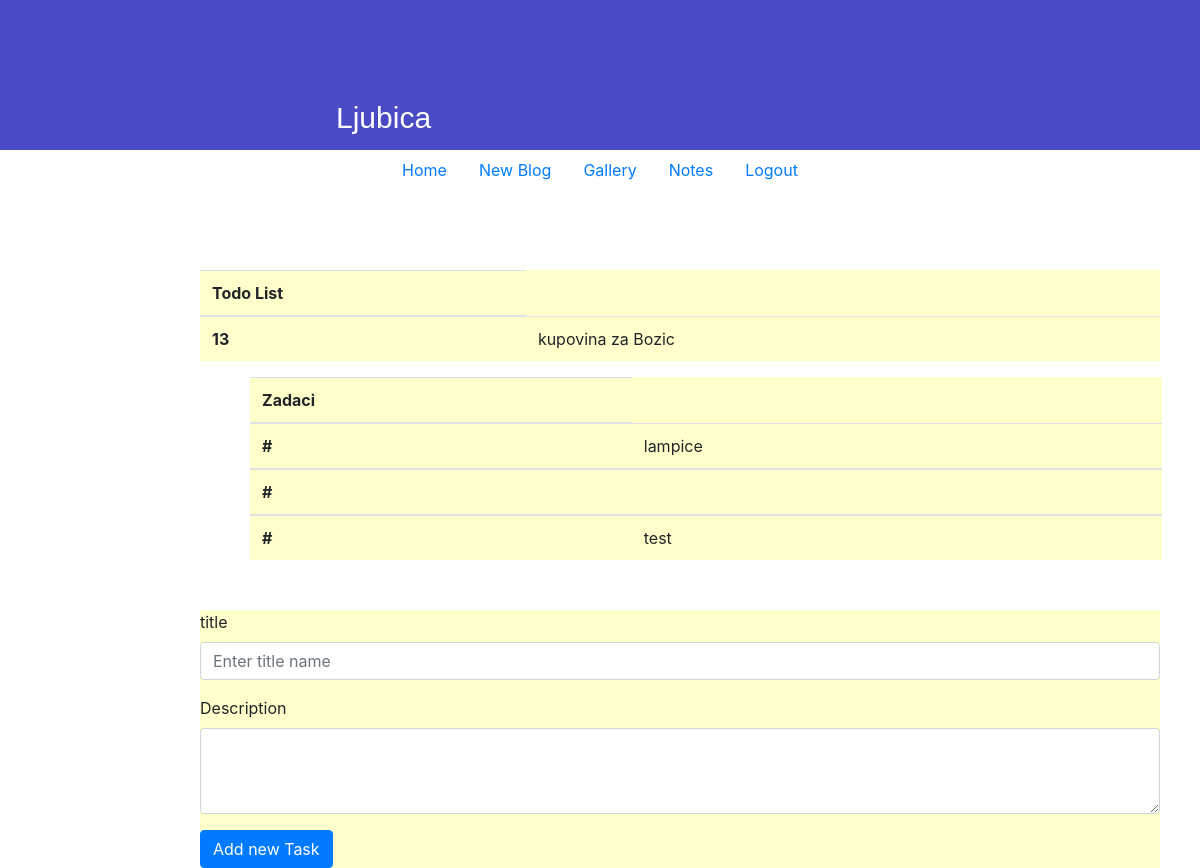
The app's page /PHPBlog/todoList/new_task.php?id_todo=13 (signed in) with its own data.
### tables this page shows
CREATE TABLE IF NOT EXISTS `todolist` (
  `id_todo` int(11) NOT NULL AUTO_INCREMENT,
  `titlename` varchar(150) NOT NULL,
  `description` varchar(150) NOT NULL,
  `created` timestamp NOT NULL DEFAULT CURRENT_TIMESTAMP,
  `id_user` int(11) DEFAULT NULL,
  PRIMARY KEY (`id_todo`),
  KEY `fk_id_user_todo_idx` (`id_user`)
);

CREATE TABLE IF NOT EXISTS `task` (
  `id_task` int(11) NOT NULL AUTO_INCREMENT,
  `title` varchar(400) NOT NULL,
  `description` mediumtext NOT NULL,
  `created` timestamp NOT NULL DEFAULT CURRENT_TIMESTAMP,
  `id_todo` int(11) NOT NULL,
  `id_user` int(11) DEFAULT NULL,
  PRIMARY KEY (`id_task`),
  KEY `fk_id_todo_idx` (`id_todo`),
  KEY `fk_id_user_idx` (`id_user`)
);

### PHPBlog/todoList/todo.php (called while the page is built, shortened)
<?php
class ToDo{
    private $conn;
    public function __construct($db){
        $this->conn = $db;
    }
        public function OneTodo(){
            $query = "SELECT id_todo, titlename,description, created, id_user
            FROM todoList
            WHERE id_todo = ?
            ";
        $stmt = $this->conn->prepare( $query );
        $stmt->bindParam(1, $_GET['id_todo']);
        $stmt->execute();
        $row = $stmt->fetch(PDO::FETCH_ASSOC);
        $this->id_todo=$row['id_todo'];
        $this->name=$row['titlename'];
            }
}

### PHPBlog/todoList/task.php (called while the page is built, shortened)
<?php
class Task{
    private $conn;
    private $table_name='task';
    public function __construct($db){
        $this->conn = $db;
    }
    public function ListTaskIdtodo(){
        $query = "SELECT   task.id_task,task.title, task.description,task.created,task.id_user, todolist.titlename
        FROM task
        INNER JOIN todolist ON task.id_todo = todolist.id_todo
        WHERE task.id_todo= ?
        ";
    $stmt = $this->conn->prepare( $query );
    $stmt->bindParam(1, $_GET['id_todo']);
    $stmt->execute();
    return $stmt;
    }
    public function CountAllTask(){
        $query = "SELECT id_task FROM " . $this->table_name . "";
        $stmt = $this->conn->prepare( $query );
        $stmt->execute();
        $num = $stmt->rowCount();
        return $num;
        }
}

### PHPBlog/todoList/new_task.php (the view, shortened to what this page needs)
<link rel="stylesheet" href="../registration/registration.css" >
<link rel="stylesheet" href="../index/index.css" >
<?php
if(isset($_SESSION["user"])){
include_once 'todo.php';
include_once 'task.php';
$database = new Database();
$db = $database->getConnection();
$todo = new Todo($db);
$task = new Task($db);
$num=$task->CountAllTask();
$stmt=$task->ListTaskIdtodo();
$todo->oneTodo();
include_once '../index/headerbasic.php';
?>
<div class="page-user">
    <h1><?php echo $_SESSION['user']['name']; ?></h1>
</div>
<?php
 include_once '../user/navbar.php';
?>
<div class="todolist" style="width: 60rem; margin-top:80px; position: relative;left: 200px;  background-color: #FFFFCC;">
<table class="table">
  <thead>
    <tr>
      <th scope="col">Todo List</th>
    </tr>
  </thead>
<?php
echo" <tbody>";
echo" <tr>";
echo" <th scope='row'>$todo->id_todo</th>";
echo" <td>$todo->name</td>";
echo" <td>$todo->description</td>";
echo" </tr>";
echo" </tbody>";
?>
</table>
</div>
<div class="todolist" style="width: 57rem;position: relative;left: 250px;  background-color: #FFFFCC;">
<table class="table">
  <thead>
    <tr>
      <th scope="col">Zadaci</th>
    </tr>
  </thead>
<?php
if ($num>0){
    while ($row = $stmt->fetch(PDO::FETCH_ASSOC)){
        extract($row);
        echo" <tbody>";
                echo" <tr>";
                echo" <th scope='row'>#</th>";
                echo" <td>$title</td>";
                echo" <td>$description</td>";
                echo" </tr>";
            echo" </tbody>";
    }
}
?>
</table>
</div>
<div class="tasknew" style="width: 60rem; margin-top:50px; position: relative;left: 200px;  background-color: #FFFFCC;">
<?php
include_once 'formTask.php';
}
?>
</div>

### PHPBlog/registration/registration.css (style rules this page uses)
body, html { height: 100%; }
.page-user h1 { color:white; padding-left: 28%; padding-top: 100px; font-size: 30px; font-family: Arial, Helvetica, sans-serif; }
.page-user { height:150px; background-color: #4a4ac5; }

### PHPBlog/index/index.css (style rules this page uses)
body, html { height: 100%; }
* { box-sizing: border-box; }

### records on screen
todolist: id_todo "13", titlename "kupovina za Bozic"
task: title "lampice"
task: title "test"

### other values on screen
$_SESSION['user']['name'] "Ljubica"
